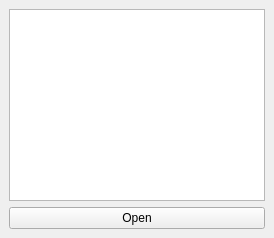
  <widget class="QDockWidget" name="playlistDockWidget">
   <property name="sizePolicy">
    <sizepolicy hsizetype="Preferred" vsizetype="Preferred">
     <horstretch>0</horstretch>
     <verstretch>0</verstretch>
    </sizepolicy>
   </property>
   <property name="minimumSize">
    <size>
     <width>93</width>
     <height>140</height>
    </size>
   </property>
   <property name="floating">
    <bool>false</bool>
   </property>
   <property name="windowTitle">
    <string>Playlist</string>
   </property>
   <attribute name="dockWidgetArea">
    <number>1</number>
   </attribute>
   <widget class="QWidget" name="playlistDockWidgetContents">
    <layout class="QVBoxLayout" name="verticalLayout">
     <item>
      <widget class="PlaylistTreeWidget" name="playlistTreeWidget">
       <property name="minimumSize">
        <size>
         <width>0</width>
         <height>0</height>
        </size>
       </property>
       <property name="acceptDrops">
        <bool>true</bool>
       </property>
       <property name="dragEnabled">
        <bool>true</bool>
       </property>
       <property name="dragDropMode">
        <enum>QAbstractItemView::InternalMove</enum>
       </property>
       <property name="defaultDropAction">
        <enum>Qt::MoveAction</enum>
       </property>
       <property name="selectionMode">
        <enum>QAbstractItemView::ExtendedSelection</enum>
       </property>
       <property name="iconSize">
        <size>
         <width>16</width>
         <height>16</height>
        </size>
       </property>
       <property name="textElideMode">
        <enum>Qt::ElideMiddle</enum>
       </property>
       <property name="sortingEnabled">
        <bool>false</bool>
       </property>
       <property name="animated">
        <bool>true</bool>
       </property>
       <property name="headerHidden">
        <bool>true</bool>
       </property>
       <property name="columnCount">
        <number>1</number>
       </property>
       <attribute name="headerVisible">
        <bool>false</bool>
       </attribute>
       <attribute name="headerDefaultSectionSize">
        <number>190</number>
       </attribute>
       <attribute name="headerMinimumSectionSize">
        <number>25</number>
       </attribute>
       <column>
        <property name="text">
         <string>Video File</string>
        </property>
       </column>
      </widget>
     </item>
     <item>
      <widget class="QPushButton" name="openButton">
       <property name="maximumSize">
        <size>
         <width>16777215</width>
         <height>27</height>
        </size>
       </property>
       <property name="text">
        <string>Open</string>
       </property>
       <property name="iconSize">
        <size>
         <width>16</width>
         <height>16</height>
        </size>
       </property>
      </widget>
     </item>
    </layout>
   </widget>
  </widget>
